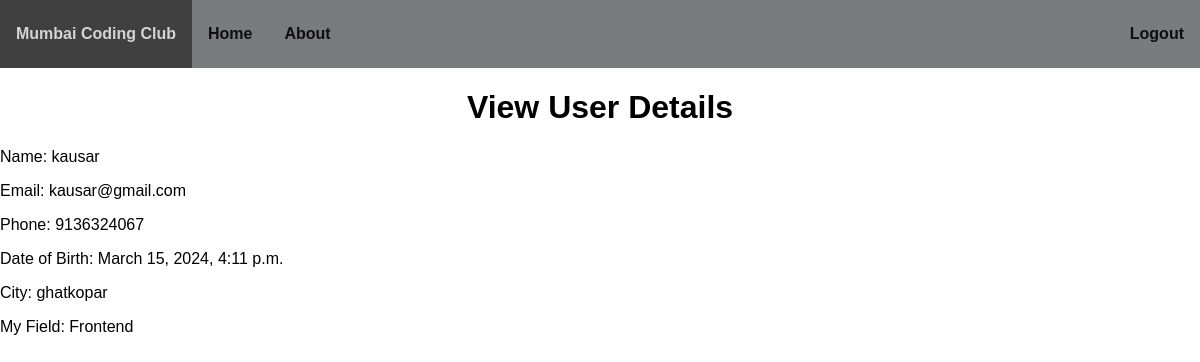
The app's page /my_course/ (signed in) with its own data.
### course/models.py (models this page shows, shortened)
class USerMaster(models.Model):
     CHOICES = (
        ('Frontend', 'Frontend'),
        ('Backend', 'Backend'),
        ('FullStack', 'FullStack'),
    )
     name=models.CharField(max_length=200)
     email=models.EmailField()
     phone=models.CharField(max_length=10)
     date_of_birth=models.DateTimeField()
     city=models.CharField(max_length=100)
     my_field = models.CharField(max_length=50, choices=CHOICES)
     created_at=models.DateTimeField(auto_now_add=True)
     updated_at=models.DateTimeField(auto_now_add=True)
     is_active=models.BooleanField(default=True)
     objects = CustomBaseUserManager()
     USERNAME_FIELD='name'
     REQUIRED_FIELDS=[]

### course/views.py (the view)
# urls.py: path('my_course/', views.my_course, name='my_course'),
def my_course(request):
    user = USerMaster.objects.get(id=request.user.id)
    return render(request, 'user.html', {'user': user})

### course/templatetags/tags.py (called while the page is built)
@register.filter(name='has_group')
def has_group(user, group_name):
    return user.groups.filter(name=group_name).exists()

### course/templates/user.html
{% extends "sidebar.html" %}
{% load tags %}
{% block body %}
<h1>View User Details</h1>
<p>Name: {{ user.name }}</p>
<p>Email: {{ user.email }}</p>
<p>Phone: {{ user.phone }}</p>
<p>Date of Birth: {{ user.date_of_birth }}</p>
<p>City: {{ user.city }}</p>
<p>My Field: {{ user.my_field }}</p>
{% endblock %}

### course/templates/sidebar.html (style rules this page uses)
body { font-family: Arial, sans-serif; margin: 0; padding: 0; }
h1 { text-align: center; }

### records on screen
USerMaster: name "kausar", email "kausar@gmail.com", phone "9136324067", date_of_birth "March 15, 2024, 4:11 p.m.", city "ghatkopar", my_field "Frontend"
